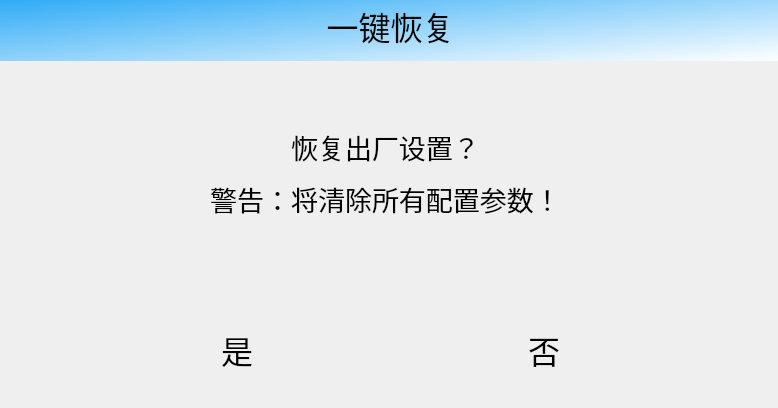
<?xml version="1.0" encoding="UTF-8"?>
<ui version="4.0">
 <class>DialogSetupFacSetting</class>
 <widget class="QDialog" name="DialogSetupFacSetting">
  <property name="geometry">
   <rect>
    <x>0</x>
    <y>0</y>
    <width>778</width>
    <height>408</height>
   </rect>
  </property>
  <property name="windowTitle">
   <string>Dialog</string>
  </property>
  <widget class="QWidget" name="horizontalLayoutWidget">
   <property name="geometry">
    <rect>
     <x>0</x>
     <y>0</y>
     <width>781</width>
     <height>411</height>
    </rect>
   </property>
   <layout class="QHBoxLayout" name="hLayoutMain" stretch="0">
    <property name="spacing">
     <number>0</number>
    </property>
    <property name="leftMargin">
     <number>0</number>
    </property>
    <property name="topMargin">
     <number>0</number>
    </property>
    <property name="rightMargin">
     <number>0</number>
    </property>
    <property name="bottomMargin">
     <number>0</number>
    </property>
    <item>
     <layout class="QVBoxLayout" name="verticalLayout" stretch="0">
      <property name="spacing">
       <number>0</number>
      </property>
      <property name="leftMargin">
       <number>0</number>
      </property>
      <property name="topMargin">
       <number>0</number>
      </property>
      <property name="rightMargin">
       <number>0</number>
      </property>
      <property name="bottomMargin">
       <number>0</number>
      </property>
      <item>
       <widget class="QFrame" name="frameParaments">
        <property name="styleSheet">
         <string notr="true">background-color: transparent;color:white;</string>
        </property>
        <property name="frameShape">
         <enum>QFrame::NoFrame</enum>
        </property>
        <property name="frameShadow">
         <enum>QFrame::Raised</enum>
        </property>
        <property name="lineWidth">
         <number>0</number>
        </property>
        <widget class="QWidget" name="layoutWidget_2">
         <property name="geometry">
          <rect>
           <x>0</x>
           <y>60</y>
           <width>781</width>
           <height>221</height>
          </rect>
         </property>
         <layout class="QGridLayout" name="gridLayout" rowstretch="1,0,0,0,0" columnstretch="0,0,0">
          <property name="leftMargin">
           <number>20</number>
          </property>
          <property name="topMargin">
           <number>5</number>
          </property>
          <property name="rightMargin">
           <number>30</number>
          </property>
          <property name="bottomMargin">
           <number>0</number>
          </property>
          <property name="spacing">
           <number>0</number>
          </property>
          <item row="4" column="1">
           <layout class="QHBoxLayout" name="horizontalLayout_15">
            <property name="rightMargin">
             <number>0</number>
            </property>
           </layout>
          </item>
          <item row="4" column="2">
           <layout class="QHBoxLayout" name="horizontalLayout_7"/>
          </item>
          <item row="4" column="0">
           <layout class="QHBoxLayout" name="horizontalLayout_6"/>
          </item>
          <item row="0" column="0" colspan="3">
           <widget class="QLabel" name="label_3">
            <property name="font">
             <font>
              <pointsize>20</pointsize>
             </font>
            </property>
            <property name="styleSheet">
             <string notr="true">color:black;</string>
            </property>
            <property name="text">
             <string>&lt;html&gt;&lt;head/&gt;&lt;body&gt;&lt;p&gt;恢复出厂设置？&lt;/p&gt;&lt;p&gt;警告：将清除所有配置参数！&lt;/p&gt;&lt;/body&gt;&lt;/html&gt;</string>
            </property>
            <property name="alignment">
             <set>Qt::AlignCenter</set>
            </property>
           </widget>
          </item>
         </layout>
        </widget>
        <widget class="QWidget" name="horizontalLayoutWidget_2">
         <property name="geometry">
          <rect>
           <x>0</x>
           <y>280</y>
           <width>781</width>
           <height>131</height>
          </rect>
         </property>
         <layout class="QHBoxLayout" name="horizontalLayout">
          <property name="topMargin">
           <number>10</number>
          </property>
          <item>
           <widget class="QToolButton" name="btnSave">
            <property name="minimumSize">
             <size>
              <width>128</width>
              <height>90</height>
             </size>
            </property>
            <property name="font">
             <font>
              <pointsize>24</pointsize>
             </font>
            </property>
            <property name="focusPolicy">
             <enum>Qt::NoFocus</enum>
            </property>
            <property name="styleSheet">
             <string notr="true">background: rgba(255,255,255,0); 
color:black;</string>
            </property>
            <property name="text">
             <string>是</string>
            </property>
            <property name="icon">
             <iconset resource="Images.qrc">
              <normaloff>:/Images/Yes.png</normaloff>:/Images/Yes.png</iconset>
            </property>
            <property name="iconSize">
             <size>
              <width>64</width>
              <height>64</height>
             </size>
            </property>
            <property name="toolButtonStyle">
             <enum>Qt::ToolButtonTextUnderIcon</enum>
            </property>
            <property name="autoRaise">
             <bool>true</bool>
            </property>
           </widget>
          </item>
          <item>
           <widget class="QToolButton" name="btnClose">
            <property name="minimumSize">
             <size>
              <width>128</width>
              <height>90</height>
             </size>
            </property>
            <property name="font">
             <font>
              <pointsize>24</pointsize>
             </font>
            </property>
            <property name="focusPolicy">
             <enum>Qt::NoFocus</enum>
            </property>
            <property name="styleSheet">
             <string notr="true">background: rgba(255,255,255,0);
color:black;</string>
            </property>
            <property name="text">
             <string>否</string>
            </property>
            <property name="icon">
             <iconset resource="Images.qrc">
              <normaloff>:/Images/out3.png</normaloff>:/Images/out3.png</iconset>
            </property>
            <property name="iconSize">
             <size>
              <width>64</width>
              <height>64</height>
             </size>
            </property>
            <property name="toolButtonStyle">
             <enum>Qt::ToolButtonTextUnderIcon</enum>
            </property>
            <property name="autoRaise">
             <bool>true</bool>
            </property>
           </widget>
          </item>
         </layout>
        </widget>
        <widget class="QLabel" name="label">
         <property name="geometry">
          <rect>
           <x>0</x>
           <y>-10</y>
           <width>781</width>
           <height>71</height>
          </rect>
         </property>
         <property name="font">
          <font>
           <pointsize>24</pointsize>
          </font>
         </property>
         <property name="styleSheet">
          <string notr="true">color: black;
background-color:  qlineargradient(spread:pad, x1:0, y1:0, x2:1, y2:1, stop:0 #20A5F5, stop:1 #FFFFFF);</string>
         </property>
         <property name="text">
          <string>一键恢复</string>
         </property>
         <property name="alignment">
          <set>Qt::AlignCenter</set>
         </property>
        </widget>
       </widget>
      </item>
     </layout>
    </item>
   </layout>
  </widget>
 </widget>
 <resources>
  <include location="Images.qrc"/>
 </resources>
 <connections/>
</ui>
